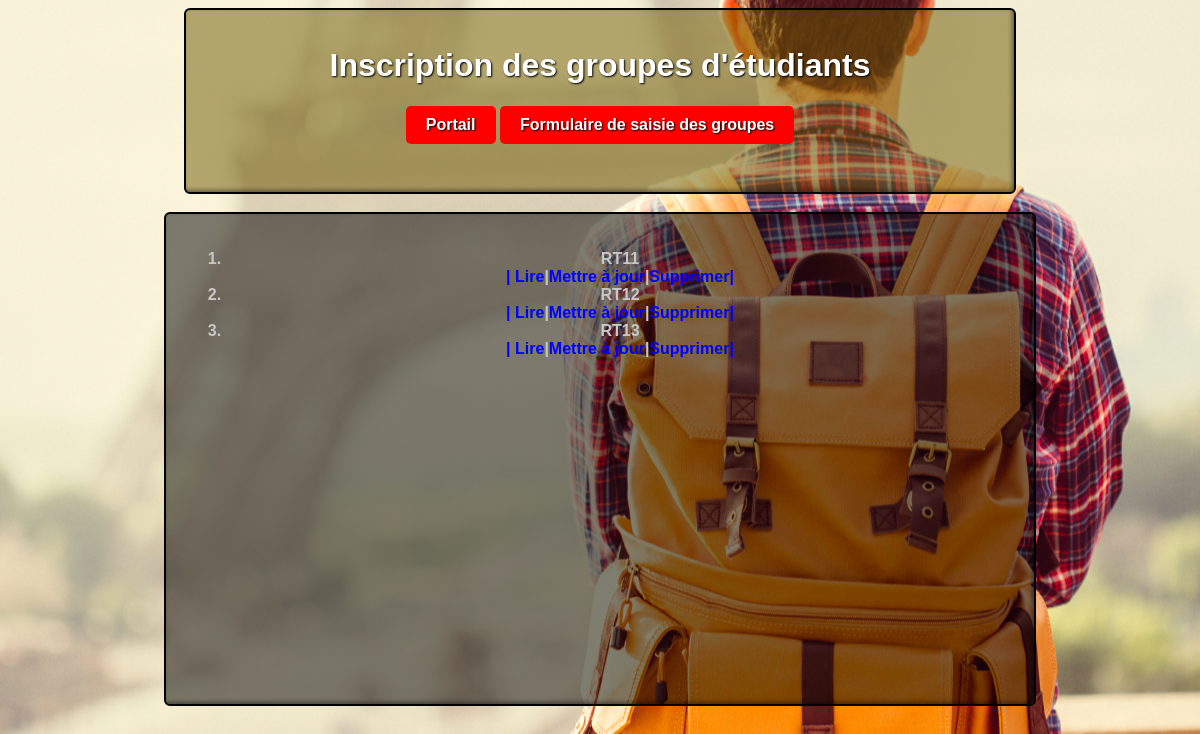
/absence/groupe, run on the app's committed database.
### absence/models.py (models this page shows, shortened)
class Groupe(models.Model):
    nom = models.CharField(max_length=100)
    def __str__(self):
        return self.nom

### absence/groupe_views.py (the view)
# urls.py: path('groupe',groupe_views.groupe),
def groupe(request):
    liste = list(models.Groupe.objects.all())
    return render(request,"groupe/accueil.html", {"liste":liste})

### absence/templates/groupe/accueil.html (shortened to what this page needs)
{% extends 'main.html' %}
{% block content %}
<header>
    <h1>Inscription des groupes d'étudiants</h1>
    <a href="/absence" class="btn">Portail</a>
    <a href="/absence/saisiegr" class="btn">Formulaire de saisie des groupes</a>
</header> <br>
<section class="tn">
    <ol>
    {% for l in liste %}
            <li>
                {{l}} <br> <a href="/absence/affichagegr/{{l.id}}/" class="t">| Lire</a>|<a href="/absence/updategr/{{l.id}}/" class="t">Mettre à jour</a>|<a href="/absence/deletegr/{{l.id}}" class="t">Supprimer|</a>
            </li>
    {% endfor %}
</ol>
</section>
{% endblock %}

### absence/static/main.css (style rules this page uses)
body { background: url(Etudiant.jpg) center; font-family: Arial, sans-serif; }
header { padding: 1em 0em 1em 0em; width: 70%; margin: 0% auto; min-height: 150px; border-radius:0px 0px 150px 150px; font-weight: 700; font-size: 1em; color: #ffffff; background-color: rgba(109, 89, 0, 0.5); border-radius: 6px; border: 2px solid rgb(0, 0, 0); cursor: pointer; text-shadow: 1px 1px 2px #000000; box-shadow: inset -2px -2px 4px 0px #0000006f; text-decoration: none; text-align: center; }
.btn { display: inline-block; background-color: red; color: #fff; padding: 10px 20px; text-decoration: none; border-radius: 5px; }
section { padding: 1em 0em 1em 0em; width: 70%; margin: 0% auto; min-height: 500px; background-color:rgba(0, 0, 0, 0.5); border-radius: 6px; border: 2px solid rgb(0, 0, 0); color: #fff; }
.t { text-decoration: none; font-family: oswald,sans-serif; color: blue; }
.tn { padding: 1em 0em 1.5em 0em; width: 70%; margin:0% auto; min-height: 450px; font-weight: 700; background-color: rgba(0, 0, 0, 0.5); border-radius: 6px; border: 2px solid rgb(0, 0, 0); cursor: pointer; box-shadow: inset -2px -2px 4px 0px #0000006f; color:rgb(200, 200, 200); text-decoration: none; flex-basis: 55%; text-align:center; max-width: 1200px; margin: 0 auto; padding: 20px; }

### data on the page
Groupe: nom "RT11"
Groupe: nom "RT12"
Groupe: nom "RT13"
